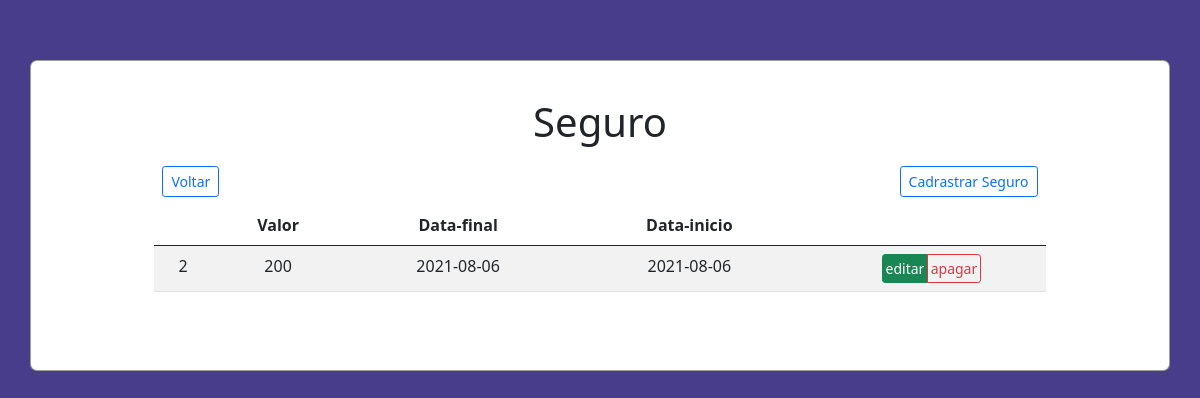
/src/views/seguro.php, run on the app's committed database.
### tables this page shows
CREATE TABLE `seguro` (
  `idseguro` int(11) NOT NULL,
  `datafinal` date NOT NULL,
  `datainicio` date NOT NULL,
  `valor` int(11) NOT NULL
);

### src/controller/seguroController.php (called while the page is built, shortened)
<?php
require_once '../model/seguro.php';
require_once '../model/Database.php';
class seguroController extends seguro
{
    public function findAll()
    {
        $query = "SELECT * FROM seguro";
        $stm = Database::prepare($query);
        $stm->execute();
        $seguros = array();
        foreach ($stm->fetchAll() as $seguro) {
            $seguros[] = new seguro($seguro->idseguro, $seguro->valor, $seguro->datafinal, $seguro->datainicio);
        }
        return $seguros;
    }
}

### src/model/Database.php (called while the page is built, shortened)
<?php
class Database
{
    private static $instance;
    public static function getInstance()
    {
        if (!isset(self::$instance)) {
            try {
                self::$instance = new PDO('mysql:host=' . HOST . '; dbname=' . BASE, USER, PASS);
                self::$instance->setAttribute(PDO::ATTR_ERRMODE, PDO::ERRMODE_EXCEPTION);
                self::$instance->setAttribute(PDO::ATTR_DEFAULT_FETCH_MODE, PDO::FETCH_OBJ);
            } catch (PDOException $error) {
                echo $error->getMessage();
            }
        }
        return self::$instance;
    }
    public static function prepare($sql)
    {
        return self::getInstance()->prepare($sql);
    }
}

### src/model/seguro.php (called while the page is built, shortened)
<?php
class seguro
{
    private $idseguro;
    private $valor;
    private $datafinal;
    private $datainicio;
    public function __construct($idseguro, $valor, $datafinal,$datainicio)
    {
        $this->idseguro = $idseguro;
        $this->valor = $valor;
        $this->datafinal = $datafinal;
        $this->datainicio = $datainicio;
    }
    public function getidseguro() {
        return $this->idseguro;
    }
    public function getvalor() {
        return $this->valor;
    }
    public function getdatafinal() {
        return $this->datafinal;
    }
    public function getdatainicio() {
        return $this->datainicio;
    }
}

### src/views/seguro.php (the view, shortened to what this page needs)
<?php
require '../controller/SeguroController.php';
$Seguros = new SeguroController();
?>
<!DOCTYPE html>
<html lang="pt_br">
<head>
    <link href="https://cdn.jsdelivr.net/npm/bootstrap@5.0.1/dist/css/bootstrap.min.css" rel="stylesheet">
    <link rel="stylesheet" href="../../public/styles/main.css">
</head>
<body class="text-center">
    <div class="container">
        <h1 class="p-1 title">Seguro</h1>
        <div class="menu p-2">
            <a href="../../index.php" class="btn btn-sm btn-outline-primary">Voltar </a>
            <a href="./cadastrarseguro.php" class="btn btn-sm btn-outline-primary">Cadrastrar Seguro</a>
        </div>
        <table class="table table-striped " id="table">
            <thead>
                <tr>
                <th></th>
                <th>Valor</th>
                <th>Data-final</th>
                <th>Data-inicio</th>
                <th></th>
                </tr>
            </thead>
            <tbody>
                <?php
                foreach ($Seguros->findAll() as $Seguro) : ?>
                    <tr>
                        <td> <?= $Seguro->getidseguro() ?> </td>
                        <td> <?= $Seguro->getvalor() ?> </td>
                        <td> <?= $Seguro->getdatafinal() ?> </td>
                        <td> <?= $Seguro->getdatainicio() ?> </td>
                        <td>
                            <div class="btn-group btn-group-sm">
                                <a href="./editarSeguro.php?id=<?= $Seguro->getidseguro() ?>" class="btn btn-success">editar</a><br>
                                <a href="./apagarSeguro.php?id=<?= $Seguro->getidseguro() ?>" onclick="return confirm('Tem certeza de que deseja excluir este item?');"class="btn btn-outline-danger">apagar</a>
                            </div>
                        </td>
                    </tr>
                <?php endforeach; ?>
            </tbody>
        </table>
    </div>
</body>
</html>

### public/styles/main.css (style rules this page uses)
html, body { background-color: #483D8B; }
.container { margin-top: 5%; margin-bottom: 5%; display: flex; flex-direction: column; justify-content: center; align-items: center; width: 100%; background-color: #fff; border-radius: 7px; border: 1px solid rgba(0, 0, 0, 0.384); }
.container .title { margin-top: 3%; }
.container .table a { display: flex; flex-direction: column; align-items: center; padding: 3%; }
.container .menu { width: 80% ; display: flex; align-items: center; justify-content: space-between; }
.container .table { width: 80%; margin-bottom: 7%; }

### data on the page
seguro: idseguro "2", valor "200", datafinal "2021-08-06", datainicio "2021-08-06"
